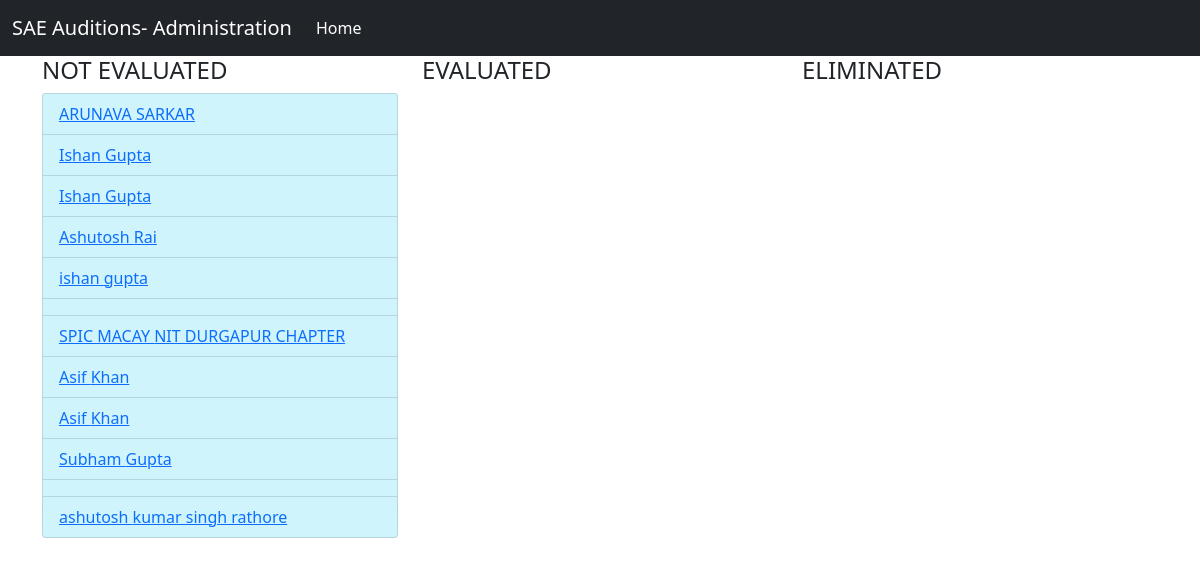
The app's page /administrator/ with its own data.
### accounts/models.py (models this page shows, shortened)
class Profile(models.Model):
    status = [
        (1,'NOT_EVALUATED'),
        (2,'EVALUATED'),
        (3,'ELIMINATED'),
    ]
    user = models.OneToOneField(User,on_delete=CASCADE)
    curr_round = models.IntegerField(default=1)
    current_status = models.IntegerField(choices=status,default=1)
    created_at = models.DateTimeField(auto_now_add=True)
    member= models.BooleanField(default=False)
    completed=models.BooleanField(default=False)

### administrator/views.py (the view)
# urls.py: path('',views.index, name='landing'),
def index(request):
    not_evaluated = Profile.objects.filter(current_status = 1)
    evaluated = Profile.objects.filter(current_status = 2)
    eliminated = Profile.objects.filter(current_status = 3)
    data = {}
    data['not_evaluated'] = not_evaluated
    data['evaluated'] = evaluated
    data['eliminated'] = eliminated
    return render(request,'administrator/dashboard.html',{'data':data})

### administrator/templates/administrator/dashboard.html (shortened to what this page needs)
{% extends 'base3.html' %}
{% block content %}
  <div class="container">
    <div class="row">
      <div class="col-4">
        <h4>NOT EVALUATED</h4>
        <ul class="list-group">
          {% for i in data.not_evaluated%}
            <li class="list-group-item list-group-item-info"> <a href="{% url 'response_detail' i.id %}">{{i.user.first_name}} {{i.user.last_name}}</a></li>
          {% endfor %}
        </ul>
      </div>
      <div class="col-4">
        <h4>EVALUATED</h4>
      </div>
      <div class="col-4">
        <h4>ELIMINATED</h4>
      </div>
    </div>
  </div>
{% endblock %}

### records on screen
Profile: user.first_name "ARUNAVA", user.last_name "SARKAR"
Profile: user.first_name "Ishan", user.last_name "Gupta"
Profile: user.first_name "Ishan", user.last_name "Gupta"
Profile: user.first_name "Ashutosh", user.last_name "Rai"
Profile: user.first_name "ishan", user.last_name "gupta"
Profile: user.first_name "SPIC MACAY", user.last_name "NIT DURGAPUR CHAPTER"
Profile: user.first_name "Asif", user.last_name "Khan"
Profile: user.first_name "Asif", user.last_name "Khan"
Profile: user.first_name "Subham", user.last_name "Gupta"
Profile: user.first_name "ashutosh", user.last_name "kumar singh rathore"
